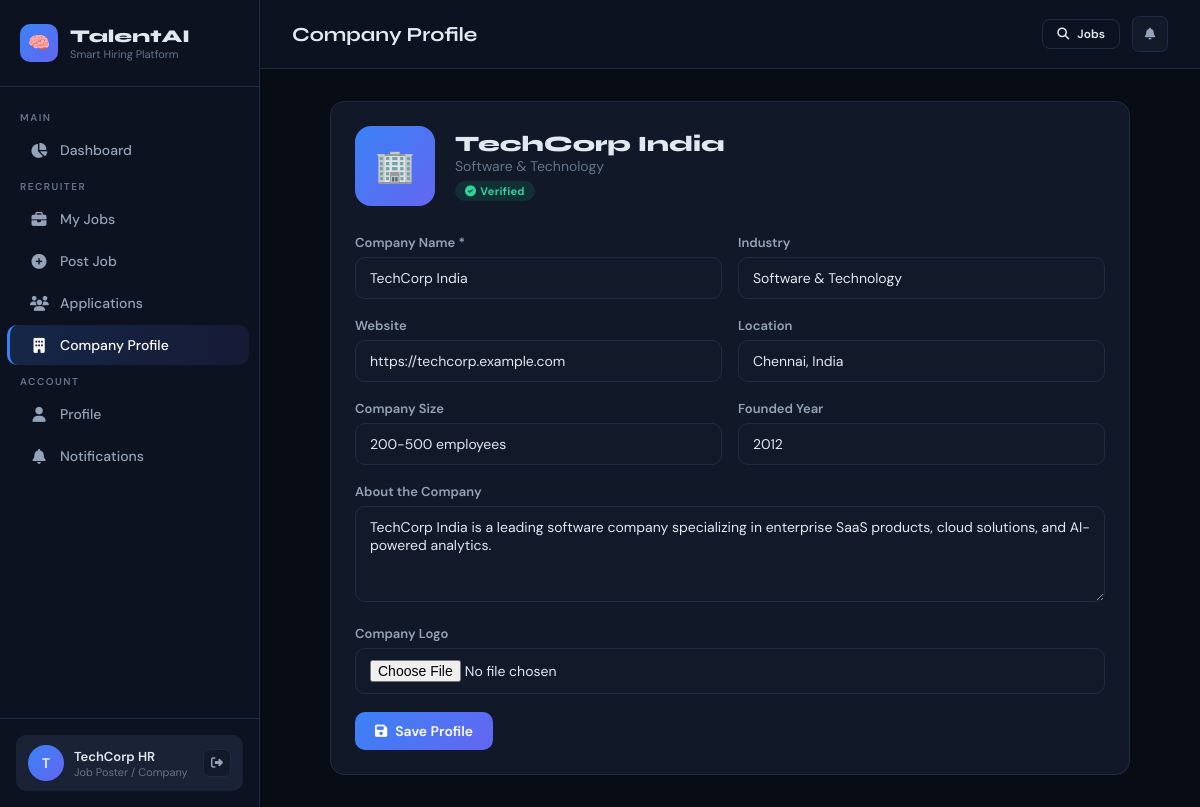
/company/profile/ (signed in), run on the app's committed database.
### core/models.py (models this page shows, shortened)
class CompanyProfile(models.Model):
    user = models.OneToOneField(User, on_delete=models.CASCADE, related_name='company_profile')
    company_name = models.CharField(max_length=200)
    industry = models.CharField(max_length=100, blank=True)
    website = models.URLField(blank=True)
    location = models.CharField(max_length=200, blank=True)
    company_size = models.CharField(max_length=50, blank=True)
    description = models.TextField(blank=True)
    logo = models.ImageField(upload_to='company_logos/', blank=True, null=True)
    founded_year = models.IntegerField(blank=True, null=True)
    is_verified = models.BooleanField(default=False)
    created_at = models.DateTimeField(auto_now_add=True)

### core/views.py (the view)
# urls.py: path('company/profile/', views.company_profile_view, name='company_profile'),
@login_required
@role_required('company')
def company_profile_view(request):
    profile_obj, _ = CompanyProfile.objects.get_or_create(user=request.user)
    form = CompanyProfileForm(request.POST or None, request.FILES or None, instance=profile_obj)
    if request.method == 'POST' and form.is_valid():
        form.save()
        messages.success(request, "Company profile updated.")
        return redirect('company_profile')
    return render(request, 'core/company/company_profile.html', {'form': form, 'company': profile_obj})

### core/forms.py
class CompanyProfileForm(forms.ModelForm):
    class Meta:
        model = CompanyProfile
        fields = [
            'company_name', 'industry', 'website', 'location',
            'company_size', 'description', 'logo', 'founded_year'
        ]
        widgets = {
            'company_name': forms.TextInput(attrs={'class': 'form-control'}),
            'industry': forms.TextInput(attrs={'class': 'form-control'}),
            'website': forms.URLInput(attrs={'class': 'form-control'}),
            'location': forms.TextInput(attrs={'class': 'form-control'}),
            'company_size': forms.TextInput(attrs={'class': 'form-control', 'placeholder': 'e.g. 50-100 employees'}),
            'description': forms.Textarea(attrs={'class': 'form-control', 'rows': 4}),
            'logo': forms.FileInput(attrs={'class': 'form-control'}),
            'founded_year': forms.NumberInput(attrs={'class': 'form-control'}),
        }

### core/context_processors.py (called while the page is built)
def notifications_count(request):
    if request.user.is_authenticated:
        count = request.user.notifications.filter(is_read=False).count()
        if request.user.is_superuser:
            role = 'admin'
            role_display = 'Admin'
        else:
            try:
                profile = request.user.profile
                role = profile.role
                role_display = profile.get_role_display()
            except Exception:
                role = 'user'
                role_display = 'Job Seeker'
        return {
            'unread_notifications_count': count,
            'user_role': role,
            'user_role_display': role_display,
        }
    return {
        'unread_notifications_count': 0,
        'user_role': '',
        'user_role_display': '',
    }

### core/views.py (called while the page is built)
def role_required(*roles):
    def decorator(view_func):
        @wraps(view_func)
        def wrapper(request, *args, **kwargs):
            if not request.user.is_authenticated:
                return redirect('login')
            profile = getattr(request.user, 'profile', None)
            user_role = profile.role if profile else None
            if request.user.is_superuser:
                user_role = 'admin'
            if user_role not in roles:
                messages.error(request, "Access denied for your role.")
                return redirect('dashboard')
            return view_func(request, *args, **kwargs)
        return wrapper
    return decorator

### core/templates/core/company/company_profile.html (shortened to what this page needs)
{% extends "core/base.html" %}
{% block page_title %}Company Profile{% endblock %}
{% block content %}
<div style="max-width:800px;margin:0 auto;">
  <div class="card">
    <div style="display:flex;align-items:center;gap:20px;margin-bottom:28px;">
      <div style="width:80px;height:80px;background:linear-gradient(135deg,#3b82f6,#6366f1);border-radius:16px;display:flex;align-items:center;justify-content:center;font-size:32px;flex-shrink:0;">🏢</div>
      <div>
        <h2 style="font-family:'Syne',sans-serif;font-size:22px;font-weight:800;">{{ company.company_name|default:"Your Company" }}</h2>
        <div style="color:var(--text3);font-size:14px;">{{ company.industry|default:"—" }}</div>
        {% if company.is_verified %}<span class="badge badge-green" style="margin-top:6px;"><i class="fas fa-check-circle"></i> Verified</span>{% else %}<span class="badge badge-orange" style="margin-top:6px;">Pending Verification</span>{% endif %}
      </div>
    </div>
    <form method="post" enctype="multipart/form-data">
      <div class="form-grid">
        <div class="form-group">
          <label class="form-label">Company Name *</label>
          {{ form.company_name }}
        </div>
        <div class="form-group">
          <label class="form-label">Industry</label>
          {{ form.industry }}
        </div>
      </div>
      <div class="form-grid">
        <div class="form-group">
          <label class="form-label">Website</label>
          {{ form.website }}
        </div>
        <div class="form-group">
          <label class="form-label">Location</label>
          {{ form.location }}
        </div>
      </div>
      <div class="form-grid">
        <div class="form-group">
          <label class="form-label">Company Size</label>
          {{ form.company_size }}
        </div>
        <div class="form-group">
          <label class="form-label">Founded Year</label>
          {{ form.founded_year }}
        </div>
      </div>
      <div class="form-group">
        <label class="form-label">About the Company</label>
        {{ form.description }}
      </div>
      <div class="form-group">
        <label class="form-label">Company Logo</label>
        {{ form.logo }}
      </div>
      <button type="submit" class="btn btn-primary"><i class="fas fa-save"></i> Save Profile</button>
    </form>
  </div>
</div>
{% endblock %}

### core/templates/core/base.html (shortened to what this page needs)
<!DOCTYPE html>
<html lang="en">
<head>
  <link rel="stylesheet" href="https://cdnjs.cloudflare.com/ajax/libs/font-awesome/6.5.0/css/all.min.css">
</head>
<body>
{% if user.is_authenticated %}
<div class="app-layout">
  <aside class="sidebar" id="sidebar">
    <div class="sidebar-logo">
      <div class="logo-icon">🧠</div>
      <div>
        <div class="logo-text">TalentAI</div>
        <div class="logo-sub">Smart Hiring Platform</div>
      </div>
    </div>
    <nav class="sidebar-nav">
      <div class="nav-section-label">Main</div>
      <a href="{% url 'dashboard' %}" class="nav-link {% if request.resolver_match.url_name == 'dashboard' %}active{% endif %}">
        <i class="fas fa-chart-pie"></i> Dashboard
      </a>
      {% if user_role == 'company' %}
      <div class="nav-section-label">Recruiter</div>
      <a href="{% url 'company_jobs' %}" class="nav-link {% if request.resolver_match.url_name == 'company_jobs' %}active{% endif %}">
        <i class="fas fa-briefcase"></i> My Jobs
      </a>
      <a href="{% url 'create_job' %}" class="nav-link {% if request.resolver_match.url_name == 'create_job' %}active{% endif %}">
        <i class="fas fa-plus-circle"></i> Post Job
      </a>
      <a href="{% url 'company_applications' %}" class="nav-link {% if request.resolver_match.url_name == 'company_applications' %}active{% endif %}">
        <i class="fas fa-users"></i> Applications
      </a>
      <a href="{% url 'company_profile' %}" class="nav-link {% if request.resolver_match.url_name == 'company_profile' %}active{% endif %}">
        <i class="fas fa-building"></i> Company Profile
      </a>
      {% endif %}
      <div class="nav-section-label">Account</div>
      <a href="{% url 'profile' %}" class="nav-link {% if request.resolver_match.url_name == 'profile' %}active{% endif %}">
        <i class="fas fa-user"></i> Profile
      </a>
      <a href="{% url 'notifications' %}" class="nav-link {% if request.resolver_match.url_name == 'notifications' %}active{% endif %}">
        <i class="fas fa-bell"></i> Notifications
      </a>
    </nav>
    <div class="sidebar-user">
      <div class="user-card">
        <div class="user-avatar">{{ request.user.first_name|first|upper|default:request.user.username|first|upper }}</div>
        <div>
          <div class="user-name">{{ request.user.get_full_name|default:request.user.username }}</div>
          <div class="user-role">{{ user_role_display|default:"Admin" }}</div>
        </div>
        <div class="user-actions">
          <a href="{% url 'logout' %}" class="icon-btn" title="Logout"><i class="fas fa-sign-out-alt"></i></a>
        </div>
      </div>
    </div>
  </aside>
  <main class="main-content">
    <div class="topbar">
      <div class="d-flex gap-3">
        <span class="topbar-title">{% block page_title %}Dashboard{% endblock %}</span>
      </div>
      <div class="topbar-right">
        <a href="{% url 'job_list' %}" class="btn btn-outline btn-sm"><i class="fas fa-search"></i> Jobs</a>
        <a href="{% url 'notifications' %}" class="icon-btn" style="width:36px;height:36px;">
          <i class="fas fa-bell"></i>
        </a>
      </div>
    </div>
    <div class="page-body">
      {% block content %}{% endblock %}
    </div>
  </main>
</div>
{% else %}
  {% block public_content %}{% endblock %}
{% endif %}
</body>
</html>

### data on the page
CompanyProfile: company_name "TechCorp India", industry "Software & Technology", website "https://techcorp.example.com", location "Chennai, India", company_size "200-500 employees", founded_year "2012", description "TechCorp India is a leading software company specializing in enterprise SaaS products, cloud solutions, and AI-powered analytics."

### other printed values
{{ request.user.get_full_name|default:request.user.username }} "TechCorp HR"
{{ user_role_display|default:"Admin" }} "Job Poster / Company"
